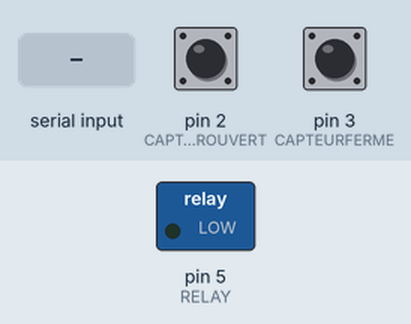
Simulated run of this sketch. Board: Arduino Nano, built with avr-gcc and run on an emulated ATmega328P. Shown: switched loads named in the sketch (green lamp = pin HIGH). Inputs (shaded band) come from the test bench; at power-on: pin 2 (CAPTEUROUVERT) HIGH, pin 3 (CAPTEURFERME) HIGH. What the sketch prints to the serial monitor is not drawn.

Above: at 1.2 s.
1.3 s: "OPEN#" received over Serial
At 2.1 s:
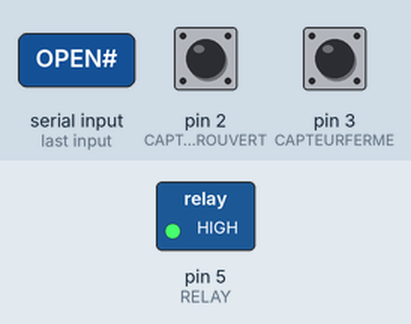
3.8 s: "STATUS#" received over Serial
Timing chart, 0 to 6.8 s (numbered marks = the images above; inputs shaded):
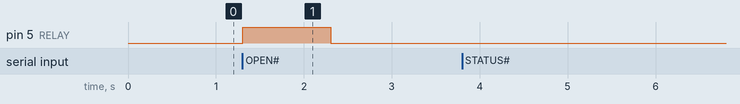

The sketch:

mbroof-arduino.ino
```cpp
// Gestion de l'ouverture/fermeture du toit de l'obs mb
// Script pour Arduino NANO (compatible avec NANO ELEGOO V2 et V3)
// fonctionne avec le driver ASCOM mbRoof
// V1.1 du 08/12/2024
// Matthieu Bachschmidt
const byte RELAY = 5; // Relais du moteur
const byte CAPTEUROUVERT = 2; // capteur ouvert
const byte CAPTEURFERME = 3; // capteur fermé
int STATUS;
int MOVE=0; // 1 -> openning ; 2 -> closing ; 0 -> error
void setup()
{
  // initialisation de la liaison série
  Serial.begin(9600);
  Serial.flush();
  pinMode(RELAY, OUTPUT);
  pinMode(CAPTEUROUVERT, INPUT_PULLUP);
  pinMode(CAPTEURFERME,  INPUT_PULLUP);

  attachInterrupt(digitalPinToInterrupt(CAPTEUROUVERT), OnOpened, FALLING);
  attachInterrupt(digitalPinToInterrupt(CAPTEURFERME), OnClosed, FALLING);
}

void loop()
{
  String cmd;
  if (Serial.available() >0)
  {
    cmd = Serial.readStringUntil('#');
    if (cmd=="OPEN")
    {
      //int CapteurCLOSE = digitalRead(CAPTEUROUVERT);
      // if (digitalRead(CAPTEUROUVERT) == LOW) // le toit est déjà ouvert
      // {
      //   Serial.println(1, DEC);
      // }
      // else
      // {
        digitalWrite(RELAY, HIGH);
        MOVE=1;
        delay(1000);
        digitalWrite(RELAY, LOW);
    //  }
    }
    if (cmd=="CLOSE")
    {
      // if (digitalRead(CAPTEURFERME) == LOW) // le toit est déjà fermé
      // {
      //   Serial.println(2, DEC);
      // }
      // else
      // {
        digitalWrite(RELAY, HIGH);
        MOVE=2;
        delay(1000);
        digitalWrite(RELAY, LOW);
     // }
    }
    if (cmd=="STATUS")
    {
      int COPEN = digitalRead(CAPTEUROUVERT);
      int CCLOSE = digitalRead(CAPTEURFERME);
      if (COPEN == LOW)
      {
        Serial.println(1, DEC); // le toit est fermé
      }
      else if (CCLOSE == LOW)
      {
        Serial.println(2, DEC); // le toit est ouvert
      }
      else {
        if (MOVE==2)
        {
          Serial.println(3, DEC); // Closing
        }
        else if (MOVE==1)
         {
          Serial.println(4, DEC); // Opening
        }
        else
        {
          Serial.println(5, DEC); // error
        }

      }
    }
  }
}
void OnOpened()
{
  delay(20); // antiparasites
  int COPEN = digitalRead(CAPTEUROUVERT);
  if (COPEN == LOW)
  {
    MOVE=0;
  }
}

void OnClosed()
{
  delay(20);// antiparasites
  int CCLOSE = digitalRead(CAPTEURFERME);
  if (CCLOSE == LOW)
  {
     MOVE=0;
  }
}
```

Measured:
- after the input at 1.3 s, pin 5 (RELAY): LOW → HIGH at once, → LOW 1.0 s later
- after the input at 3.8 s, every drawn part: stays the same
